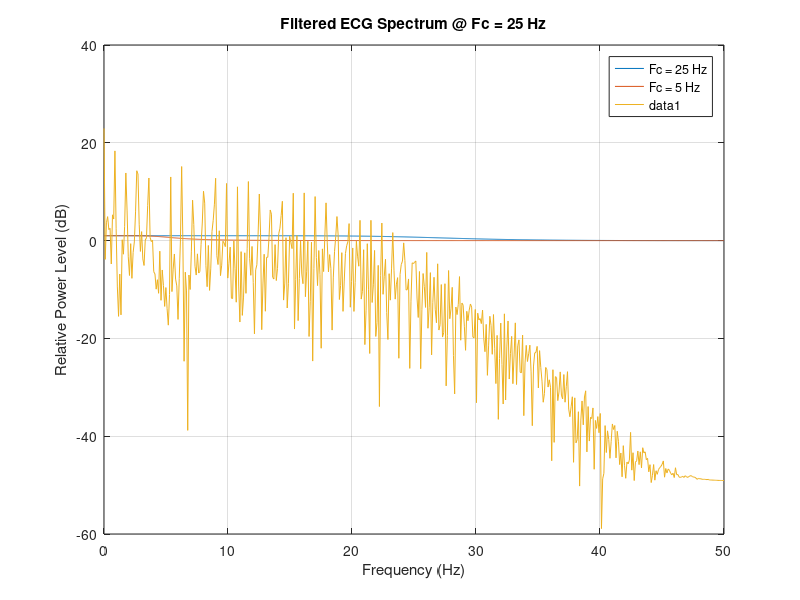

The MATLAB script that drew this image:
clc
clear

load("ecg_gb.txt")

%% Q1
n = length(ecg_gb);

Fs = 100;

t = linspace(0, 12, n);

%% Q2

plot(t, ecg_gb)
grid on;
xlabel("Time (s)")
ylabel("Signal (V)")
title("Raw ECG Data @ 100Hz sampling")

%% Q3

plot(t(1:0.5*Fs), ecg_gb(1:0.5*Fs))
grid on;
xlabel("Time (s)")
ylabel("Signal (V)")
title("Raw ECG Data @ 100Hz sampling (0-0.5s)")

%% Q4
Fc = 25;

[b25,a25] = butter(3, Fc/(Fs/2))

ecg_fil25 = filter(b25, a25, ecg_gb);

plot(t, ecg_fil25)
grid on;
xlabel("Time (s)")
ylabel("Signal (V)")
title("Filtered ECG Data @ 25Hz cutoff")

%% Q4e

Fc = 5;

[b5,a5] = butter(3, Fc/(Fs/2))

ecg_fil5 = filter(b5, a5, ecg_gb);

plot(t, ecg_fil5)
grid on;
xlabel("Time (s)")
ylabel("Signal (V)")
title("Filtered ECG Data @ 5Hz cutoff")

%% Q5

[h25,w25] = freqz(b25, a25, n);

gain25 = abs(h25);

f = linspace(0, Fs/2, n);

plot(f, gain25)
grid on;
xlabel("Frequency (Hz)")
ylabel("Normalised Gain")
title("Frequency Response Of 3rd Order Butterworth Filter, Fc = 25 Hz")

%% Q5c

[h5,w5] = freqz(b5, a5, n);

gain5 = abs(h5);

plot(f, gain25)
grid on;
xlabel("Frequency (Hz)")
ylabel("Normalised Gain")
title("Frequency Response Of 3rd Order Butterworth Filters")
hold on;
plot(f, gain5)
legend("Fc = 25 Hz", "Fc = 5 Hz")

%% Q6

f = linspace(0, Fs/2, 512);

amp = fft(ecg_fil25(1:1024,1));
ampdB = 20*log10(abs(amp));

plot(f, ampdB(1:512))
grid on;
xlabel("Frequency (Hz)")
ylabel("Relative Power Level (dB)")
title("Filtered ECG Spectrum @ Fc = 25 Hz")